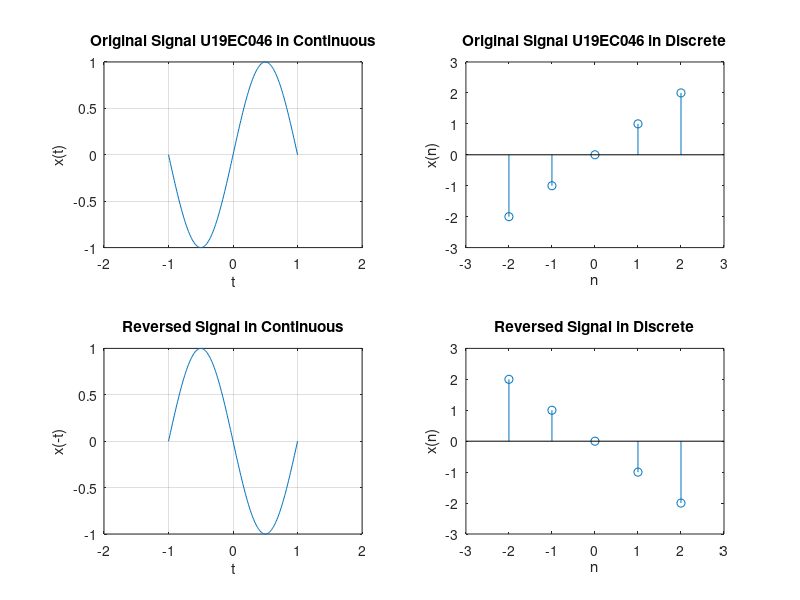

Here is the MATLAB script that generated this plot:
clc;
close all;

%% 
%For Continuous Part

t=-1:0.01:1;%time window
x=sin(pi*t); %defining input signal

%plotting Original signal
subplot(2,2,1);
plot(t,x);
grid on;
xlabel('t');
ylabel('x(t)');
axis([-2 2 -1 1]);
title('Original Signal U19EC046 in Continuous');

%plotting Reversed signal
subplot(2,2,3);
plot(-t,x);
grid on;
xlabel('t');
ylabel('x(-t)');
axis([-2 2 -1 1]);
title('Reversed Signal in Continuous');

%%

%For Discrete Part
n=-2:1:2;%time window
x=[-2 -1 0 1 2];%defining input signal

%plotting Original signal
subplot(2,2,2);
stem(n,x);
xlabel('n');
ylabel('x(n)');
axis([-3 3 -3 3]);
title('Original Signal U19EC046 in Discrete');

%plotting Reversed signal
subplot(2,2,4);
stem(-n,x);
xlabel('n');
ylabel('x(n)');
axis([-3 3 -3 3]);
title('Reversed Signal in Discrete');